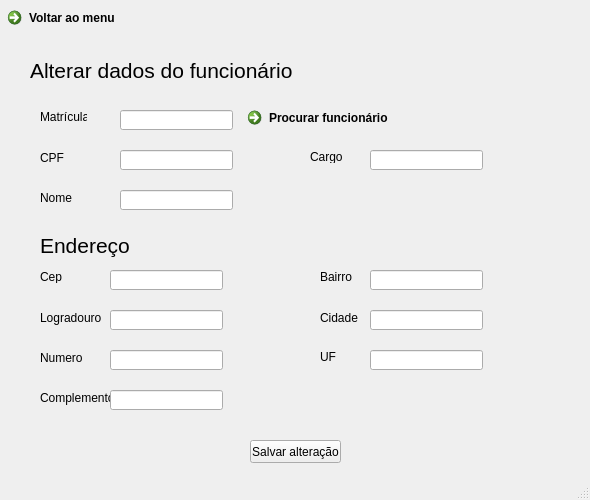
<?xml version="1.0" encoding="UTF-8"?>
<ui version="4.0">
 <class>MainWindow</class>
 <widget class="QMainWindow" name="MainWindow">
  <property name="geometry">
   <rect>
    <x>0</x>
    <y>0</y>
    <width>590</width>
    <height>500</height>
   </rect>
  </property>
  <property name="windowTitle">
   <string>Biblioteca</string>
  </property>
  <widget class="QWidget" name="centralwidget">
   <widget class="QLabel" name="label_5">
    <property name="geometry">
     <rect>
      <x>40</x>
      <y>310</y>
      <width>71</width>
      <height>16</height>
     </rect>
    </property>
    <property name="text">
     <string>Logradouro</string>
    </property>
   </widget>
   <widget class="QPushButton" name="pushButton">
    <property name="geometry">
     <rect>
      <x>250</x>
      <y>440</y>
      <width>91</width>
      <height>23</height>
     </rect>
    </property>
    <property name="text">
     <string>Salvar alteração</string>
    </property>
   </widget>
   <widget class="QLabel" name="label_16">
    <property name="geometry">
     <rect>
      <x>40</x>
      <y>390</y>
      <width>71</width>
      <height>16</height>
     </rect>
    </property>
    <property name="text">
     <string>Complemento</string>
    </property>
   </widget>
   <widget class="QLabel" name="label_15">
    <property name="geometry">
     <rect>
      <x>40</x>
      <y>230</y>
      <width>131</width>
      <height>31</height>
     </rect>
    </property>
    <property name="font">
     <font>
      <pointsize>16</pointsize>
     </font>
    </property>
    <property name="text">
     <string>Endereço</string>
    </property>
   </widget>
   <widget class="QLabel" name="label">
    <property name="geometry">
     <rect>
      <x>40</x>
      <y>110</y>
      <width>47</width>
      <height>13</height>
     </rect>
    </property>
    <property name="text">
     <string>Matrícula</string>
    </property>
   </widget>
   <widget class="QLabel" name="label_14">
    <property name="geometry">
     <rect>
      <x>30</x>
      <y>60</y>
      <width>321</width>
      <height>21</height>
     </rect>
    </property>
    <property name="font">
     <font>
      <pointsize>16</pointsize>
     </font>
    </property>
    <property name="text">
     <string>Alterar dados do funcionário</string>
    </property>
   </widget>
   <widget class="QLabel" name="label_13">
    <property name="geometry">
     <rect>
      <x>320</x>
      <y>350</y>
      <width>47</width>
      <height>13</height>
     </rect>
    </property>
    <property name="text">
     <string>UF</string>
    </property>
   </widget>
   <widget class="QLabel" name="label_6">
    <property name="geometry">
     <rect>
      <x>40</x>
      <y>350</y>
      <width>71</width>
      <height>16</height>
     </rect>
    </property>
    <property name="text">
     <string>Numero </string>
    </property>
   </widget>
   <widget class="QLineEdit" name="lineEdit">
    <property name="geometry">
     <rect>
      <x>120</x>
      <y>110</y>
      <width>113</width>
      <height>20</height>
     </rect>
    </property>
   </widget>
   <widget class="QCommandLinkButton" name="commandLinkButton">
    <property name="geometry">
     <rect>
      <x>240</x>
      <y>100</y>
      <width>185</width>
      <height>41</height>
     </rect>
    </property>
    <property name="text">
     <string>Procurar funcionário</string>
    </property>
   </widget>
   <widget class="QLabel" name="label_10">
    <property name="geometry">
     <rect>
      <x>320</x>
      <y>270</y>
      <width>47</width>
      <height>13</height>
     </rect>
    </property>
    <property name="text">
     <string>Bairro</string>
    </property>
   </widget>
   <widget class="QLabel" name="label_2">
    <property name="geometry">
     <rect>
      <x>40</x>
      <y>190</y>
      <width>81</width>
      <height>16</height>
     </rect>
    </property>
    <property name="text">
     <string>Nome </string>
    </property>
   </widget>
   <widget class="QLabel" name="label_8">
    <property name="geometry">
     <rect>
      <x>320</x>
      <y>310</y>
      <width>71</width>
      <height>16</height>
     </rect>
    </property>
    <property name="text">
     <string>Cidade</string>
    </property>
   </widget>
   <widget class="QLabel" name="label_4">
    <property name="geometry">
     <rect>
      <x>40</x>
      <y>270</y>
      <width>47</width>
      <height>13</height>
     </rect>
    </property>
    <property name="text">
     <string>Cep</string>
    </property>
   </widget>
   <widget class="QLabel" name="label_11">
    <property name="geometry">
     <rect>
      <x>310</x>
      <y>150</y>
      <width>47</width>
      <height>13</height>
     </rect>
    </property>
    <property name="text">
     <string>Cargo</string>
    </property>
   </widget>
   <widget class="QLineEdit" name="lineEdit_2">
    <property name="geometry">
     <rect>
      <x>120</x>
      <y>150</y>
      <width>113</width>
      <height>20</height>
     </rect>
    </property>
   </widget>
   <widget class="QLineEdit" name="lineEdit_3">
    <property name="geometry">
     <rect>
      <x>120</x>
      <y>190</y>
      <width>113</width>
      <height>20</height>
     </rect>
    </property>
   </widget>
   <widget class="QLineEdit" name="lineEdit_4">
    <property name="geometry">
     <rect>
      <x>370</x>
      <y>150</y>
      <width>113</width>
      <height>20</height>
     </rect>
    </property>
   </widget>
   <widget class="QLabel" name="label_3">
    <property name="geometry">
     <rect>
      <x>40</x>
      <y>150</y>
      <width>81</width>
      <height>16</height>
     </rect>
    </property>
    <property name="text">
     <string>CPF</string>
    </property>
   </widget>
   <widget class="QLineEdit" name="lineEdit_5">
    <property name="geometry">
     <rect>
      <x>110</x>
      <y>270</y>
      <width>113</width>
      <height>20</height>
     </rect>
    </property>
   </widget>
   <widget class="QLineEdit" name="lineEdit_6">
    <property name="geometry">
     <rect>
      <x>110</x>
      <y>310</y>
      <width>113</width>
      <height>20</height>
     </rect>
    </property>
   </widget>
   <widget class="QLineEdit" name="lineEdit_7">
    <property name="geometry">
     <rect>
      <x>110</x>
      <y>350</y>
      <width>113</width>
      <height>20</height>
     </rect>
    </property>
   </widget>
   <widget class="QLineEdit" name="lineEdit_8">
    <property name="geometry">
     <rect>
      <x>110</x>
      <y>390</y>
      <width>113</width>
      <height>20</height>
     </rect>
    </property>
   </widget>
   <widget class="QLineEdit" name="lineEdit_9">
    <property name="geometry">
     <rect>
      <x>370</x>
      <y>270</y>
      <width>113</width>
      <height>20</height>
     </rect>
    </property>
   </widget>
   <widget class="QLineEdit" name="lineEdit_10">
    <property name="geometry">
     <rect>
      <x>370</x>
      <y>310</y>
      <width>113</width>
      <height>20</height>
     </rect>
    </property>
   </widget>
   <widget class="QLineEdit" name="lineEdit_11">
    <property name="geometry">
     <rect>
      <x>370</x>
      <y>350</y>
      <width>113</width>
      <height>20</height>
     </rect>
    </property>
   </widget>
   <widget class="QCommandLinkButton" name="commandLinkButton_2">
    <property name="geometry">
     <rect>
      <x>0</x>
      <y>0</y>
      <width>185</width>
      <height>41</height>
     </rect>
    </property>
    <property name="text">
     <string>Voltar ao menu</string>
    </property>
    <property name="icon">
     <iconset>
      <normaloff>../seta.png</normaloff>../seta.png</iconset>
    </property>
   </widget>
  </widget>
  <widget class="QStatusBar" name="statusbar"/>
 </widget>
 <resources/>
 <connections/>
</ui>
